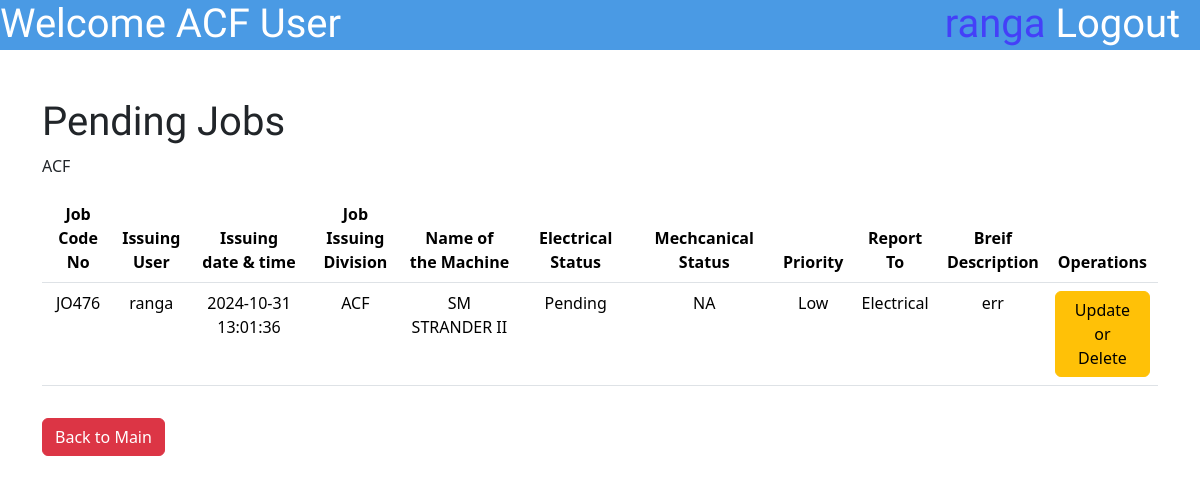
The page /PUser/DisplayPendingJobListPuser.php (signed in) on the database as committed earlier.
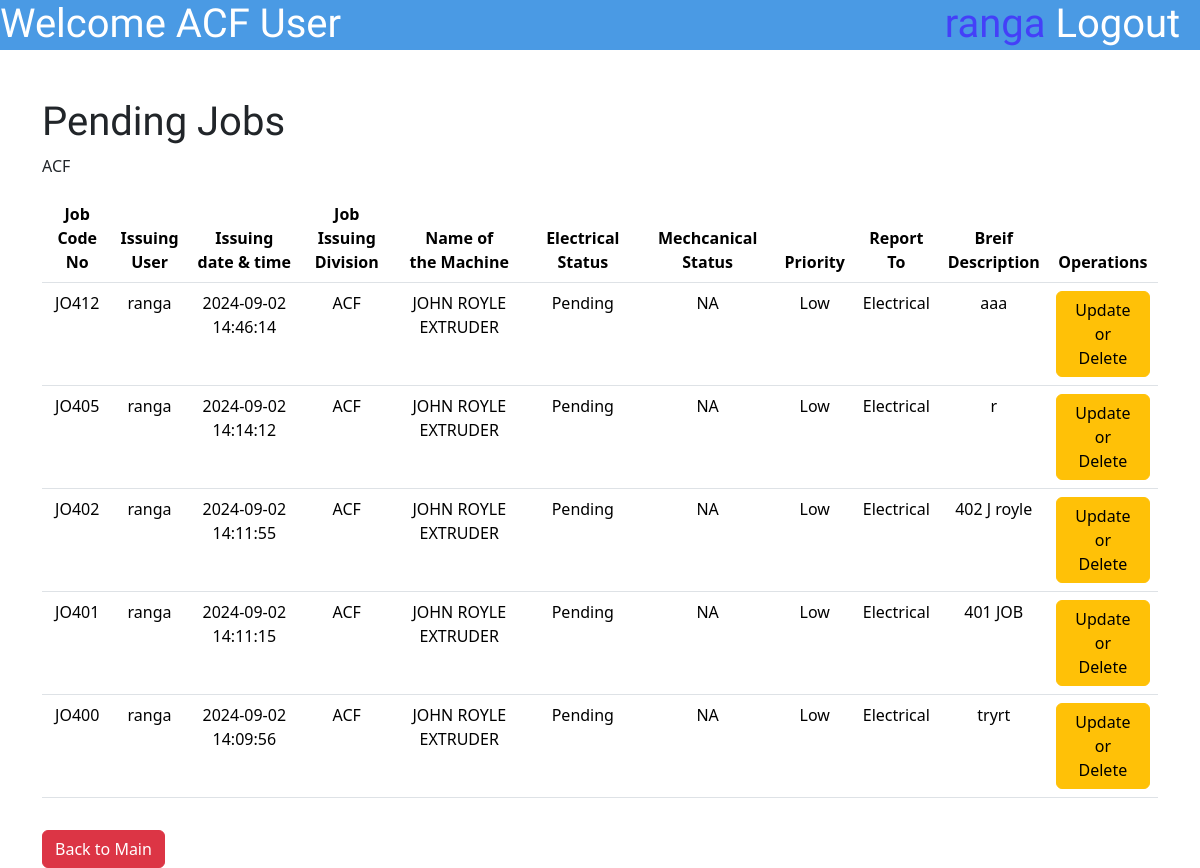
The same page on the database as committed later.
### tables this page shows
CREATE TABLE `jobdatasheet` (
  `id` int(10) NOT NULL,
  `JobCodeNo` varchar(100) NOT NULL,
  `JobPostingDateTime` varchar(50) NOT NULL,
  `JobPostingDev` enum('ACF','CCF','DR','Flexible','Aluminium Rodmill','Ceylon Copper','Drum Yard','Carpentry','Bail Room') NOT NULL,
  `MachineName` varchar(255) NOT NULL,
  `Priority` enum('High','Low','Critical','') NOT NULL,
  `ReportTo` enum('Electrical','Mechanical','Both','') NOT NULL,
  `BDescription` varchar(500) NOT NULL,
  `Username` varchar(50) NOT NULL,
  `JobStatusE` enum('Pending','Started','Finished','Approved','NA') NOT NULL,
  `JobStatusM` enum('Pending','Started','Finished','Approved','NA') NOT NULL,
  `ManPowerInvolved` varchar(1000) DEFAULT NULL,
  `Approval` enum('Pending Approval','Not Approved','Approved','') NOT NULL,
  `FinishedCommentE` varchar(255) DEFAULT NULL,
  `FinishedCommentM` varchar(500) DEFAULT NULL,
  `TransferCommentE` varchar(500) DEFAULT NULL,
  `TransferCommentM` varchar(500) DEFAULT NULL,
  `ApproveComment` varchar(1000) DEFAULT NULL,
  `DisapproveComment` varchar(1000) DEFAULT NULL,
  `DownTime` varchar(500) DEFAULT NULL,
  `TryCount` int(10) DEFAULT NULL
);

### PUser/DisplayPendingJobListPuser.php (the view, shortened to what this page needs)
<?php
include '../connect.php';
?>
<!DOCTYPE html>
<html lang="en">
<head>
    <link href="https://cdn.jsdelivr.net/npm/bootstrap@5.3.3/dist/css/bootstrap.min.css" rel="stylesheet"
>
    <link rel="stylesheet" href="\MaintananceJobCard\styles\SubmitJobstyle.css">
</head>
<body>
    <div class="topbar">
        <h1 class="topbar-text">Welcome <?php echo $_SESSION['workplace'] ?> User</h1>
        <a href="\MaintananceJobCard\logout.php">
            <h1 class="topbar-logout">Logout &nbsp</h1>
        </a>
        <h1 class="topbar-username"><?php echo $_SESSION['username'] ?>&nbsp</h1>
    </div>
    <div class="container mt-5 ">
        <div class="mt-5">
            <h1>Pending Jobs</h1>
            <table class="table table-hover mt-3">
                <thead>
                    <tr>
                        <th scope="col">Job Code <br>No</th>
                        <th scope="col">Issuing<br>User</th>
                        <th scope="col">Issuing <br>date & time</th>
                        <th scope="col">Job Issuing<br> Division</th>
                        <th scope="col">Name of<br> the Machine</th>
                        <th scope="col">Electrical Status</th>
                        <th scope="col">Mechcanical Status</th>
                        <th scope="col">Priority</th>
                        <th scope="col">Report To</th>
                        <th scope="col">Breif <br>Description</th>
                        <th scope="col">Operations</th>
                    </tr>
                </thead>
                <tbody>
                    <?php
                    $workplace = $_SESSION['workplace'];
                    $sql = "Select * from `jobdatasheet` where `JobPostingDev`='$workplace' and (`JobStatusE`='Pending' or `JobStatusM`='Pending') and JobStatusE NOT IN('Started') and JobStatusM NOT IN('Started') order by JobPostingDateTime DESC ";
                    $result = mysqli_query($con, $sql);
                    while ($row = mysqli_fetch_assoc($result)) {
                        $id = $row['id'];
                        $JobCodeNo = $row['JobCodeNo'];
                        $username = $_SESSION['username'];
                        $JobIssuingDateTime = $row['JobPostingDateTime'];
                        $JobIssuingDivision = $row['JobPostingDev'];
                        $MachineName = $row['MachineName'];
                        $priority = $row['Priority'];
                        $ReportTo = $row['ReportTo'];
                        $BriefDescription = $row['BDescription'];
                        $JobStatusE=$row['JobStatusE'];
                        $JobStatusM=$row['JobStatusM'];
                        $TryCount = $row['TryCount'];
 echo
                                "
                        <tr class='clickable-row' data-href='\MaintananceJobCard\PUser\ViewJobPUserPending.php?updateid=$id'>
        <td>$JobCodeNo</td>
        <td>$username</td>
        <td>$JobIssuingDateTime</td>
        <td>$JobIssuingDivision</td>
        <td>$MachineName</td>
        <td>$JobStatusE</td>
        <td>$JobStatusM</td>
        <td>$priority</td>
        <td>$ReportTo</td>
        <td style='white-space: nowrap; text-overflow:ellipsis; overflow: hidden; max-width:1px;'>$BriefDescription</td>
";
                            if ($TryCount == '1') {
                                echo "<td><a href='\MaintananceJobCard\PUser\UpdateDeleteJob.php?updateid=$id' class='btn btn-warning'>Update or <br>Delete</a></td>";
                            } else if ($TryCount == '3') {
                                echo "<td>Disapproved <br>Job</td>  </tr>";
                            } else{
                                echo "<td>Transferred Job</td>  </tr>";
                            }
                    } ?>
                </tbody>
            </table>
            <button type="back" class="btn btn-danger mt-3" name="back"><a
                    href="\MaintananceJobCard\PUser\indexPUser.php" style="text-decoration:none;color:white">Back to
                    Main</a></button>
        </div>
    </div>
</body>
</body>

Rows that differ between the two databases and show on the page:
removed jobdatasheet: JobCodeNo "JO476", username "ranga", JobPostingDateTime "2024-10-31 13:01:36", JobPostingDev "ACF", MachineName "SM STRANDER II", JobStatusE "Pending", JobStatusM "NA", Priority "Low", ReportTo "Electrical", BDescription "err"
added jobdatasheet: JobCodeNo "JO412", username "ranga", JobPostingDateTime "2024-09-02 14:46:14", JobPostingDev "ACF", MachineName "JOHN ROYLE EXTRUDER", JobStatusE "Pending", JobStatusM "NA", Priority "Low", ReportTo "Electrical", BDescription "aaa"
added jobdatasheet: JobCodeNo "JO405", username "ranga", JobPostingDateTime "2024-09-02 14:14:12", JobPostingDev "ACF", MachineName "JOHN ROYLE EXTRUDER", JobStatusE "Pending", JobStatusM "NA", Priority "Low", ReportTo "Electrical", BDescription "r"
added jobdatasheet: JobCodeNo "JO402", username "ranga", JobPostingDateTime "2024-09-02 14:11:55", JobPostingDev "ACF", MachineName "JOHN ROYLE EXTRUDER", JobStatusE "Pending", JobStatusM "NA", Priority "Low", ReportTo "Electrical", BDescription "402 J royle"
added jobdatasheet: JobCodeNo "JO401", username "ranga", JobPostingDateTime "2024-09-02 14:11:15", JobPostingDev "ACF", MachineName "JOHN ROYLE EXTRUDER", JobStatusE "Pending", JobStatusM "NA", Priority "Low", ReportTo "Electrical", BDescription "401 JOB"
added jobdatasheet: JobCodeNo "JO400", username "ranga", JobPostingDateTime "2024-09-02 14:09:56", JobPostingDev "ACF", MachineName "JOHN ROYLE EXTRUDER", JobStatusE "Pending", JobStatusM "NA", Priority "Low", ReportTo "Electrical", BDescription "tryrt"
